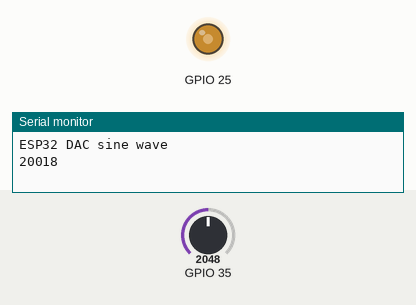
The sketch below on a simulated ESP32. On the bench: output pins drawn as LEDs (lit = HIGH), the last lines printed to the serial monitor. The test bench sets the inputs (shaded band); at power-on: GPIO 35 = 2048.

Above: at 1.2 s.
1.3 s: GPIO 35 set to 2866
At 2.5 s:
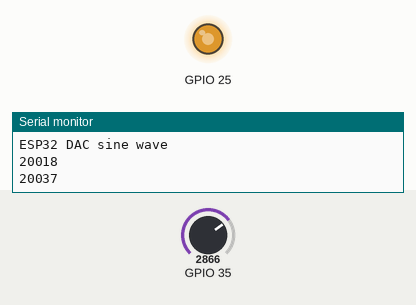
2.8 s: GPIO 35 set to 3603
At 3.6 s:
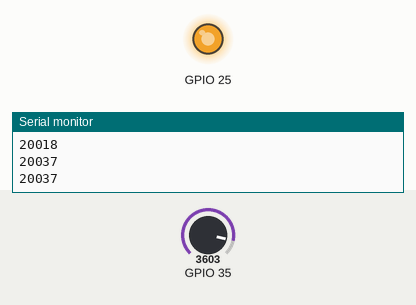
4.3 s: GPIO 35 set to 960
At 4.8 s:
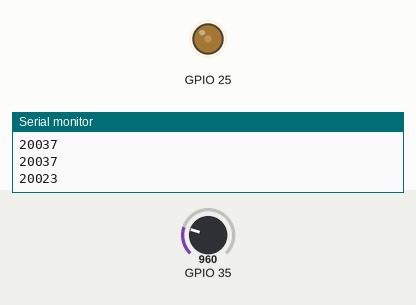
5.8 s: GPIO 35 set to 0
At 7.1 s:
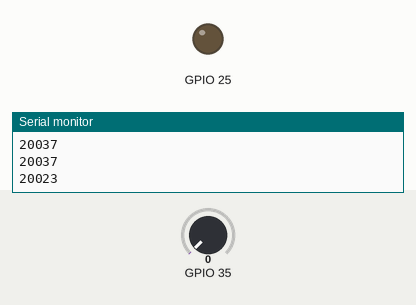
Timing chart, 0 to 8.3 s (numbered marks = the images above; inputs shaded):
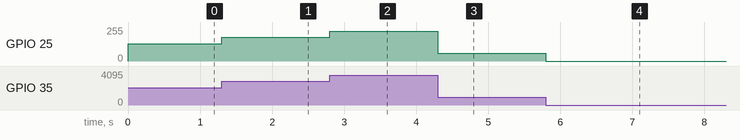

The sketch:

ecg0.ino
```cpp
#include <driver/dac.h>
#include "esp_wifi.h"
#include <Arduino.h>


//Timer pointers
hw_timer_t *Timer0_Cfg = NULL;

volatile int counter = 0;
volatile unsigned short adc = (analogRead(35)) >> 4;
 // adc/16 - 12bits to 8bits

//float scaled_adc = adc * (2 * PI / 1023.0);
//float sine_value = sin(scaled_adc);


//Execution of interruptions at designated times
void IRAM_ATTR Timer0_ISR() {
  dac_output_voltage(DAC_CHANNEL_1, adc);
  counter++;
}

void setup() {
  Serial.begin(9600);
  Serial.println("\nESP32 DAC sine wave");
//Set timeout
  Timer0_Cfg = timerBegin(0, 400, true);
  timerAttachInterrupt(Timer0_Cfg, &Timer0_ISR, true);
  timerAlarmWrite(Timer0_Cfg, 10, true);
  timerAlarmEnable(Timer0_Cfg);
  // Enable DAC1 Channel's Output
  dac_output_enable(DAC_CHANNEL_1);
  analogSetWidth(12);    //Setting the resolution 12
  analogSetClockDiv(255);  // Fastest conversion time
    esp_wifi_stop();
}

void loop() {
  adc=adc1_get_raw(ADC1_CHANNEL_7)>>4; // GPIO32
 // adc=analogRead(35)>>4;
  static long timer = millis();
  if (millis() - timer > 1000) {
    Serial.println(counter);
    counter = 0;
    timer = millis();
  }
}
```

Measured:
- after the input at 1.3 s, GPIO 25: 128/255 → 179/255 at once
- after the input at 2.8 s, GPIO 25: 179/255 → 225/255 at once
- after the input at 4.3 s, GPIO 25: 225/255 → 60/255 at once
- after the input at 5.8 s, GPIO 25: 60/255 → 0/255 at once
